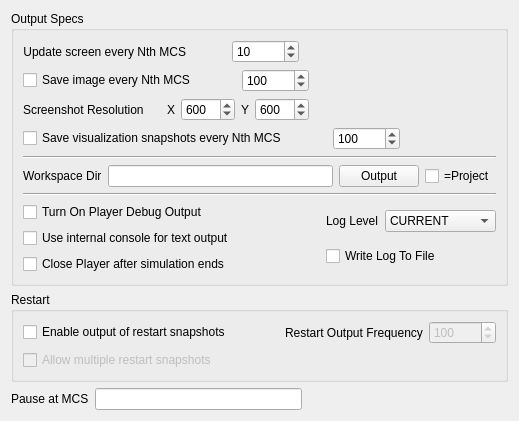
     <widget class="QWidget" name="tab_output">
      <attribute name="title">
       <string>Output</string>
      </attribute>
      <layout class="QVBoxLayout" name="verticalLayout_21">
       <item>
        <widget class="QGroupBox" name="groupBox_17">
         <property name="title">
          <string>Output Specs</string>
         </property>
         <layout class="QVBoxLayout" name="verticalLayout_14">
          <item>
           <layout class="QVBoxLayout" name="verticalLayout_10">
            <item>
             <layout class="QHBoxLayout" name="horizontalLayout_16">
              <item>
               <layout class="QHBoxLayout" name="horizontalLayout_3">
                <item>
                 <widget class="QLabel" name="label_5">
                  <property name="text">
                   <string>Update screen every Nth MCS</string>
                  </property>
                  <property name="alignment">
                   <set>Qt::AlignRight|Qt::AlignTrailing|Qt::AlignVCenter</set>
                  </property>
                 </widget>
                </item>
                <item>
                 <spacer name="horizontalSpacer">
                  <property name="orientation">
                   <enum>Qt::Horizontal</enum>
                  </property>
                  <property name="sizeHint" stdset="0">
                   <size>
                    <width>40</width>
                    <height>20</height>
                   </size>
                  </property>
                 </spacer>
                </item>
                <item>
                 <widget class="QSpinBox" name="updateScreenSpinBox">
                  <property name="toolTip">
                   <string>&lt;html&gt;&lt;head/&gt;&lt;body&gt;&lt;p&gt;Frequency with which player will display scenes&lt;/p&gt;&lt;/body&gt;&lt;/html&gt;</string>
                  </property>
                  <property name="minimum">
                   <number>1</number>
                  </property>
                  <property name="maximum">
                   <number>1000000000</number>
                  </property>
                  <property name="value">
                   <number>10</number>
                  </property>
                 </widget>
                </item>
               </layout>
              </item>
              <item>
               <spacer name="horizontalSpacer_11">
                <property name="orientation">
                 <enum>Qt::Horizontal</enum>
                </property>
                <property name="sizeHint" stdset="0">
                 <size>
                  <width>40</width>
                  <height>20</height>
                 </size>
                </property>
               </spacer>
              </item>
             </layout>
            </item>
            <item>
             <layout class="QHBoxLayout" name="horizontalLayout_31">
              <item>
               <layout class="QHBoxLayout" name="horizontalLayout_15">
                <item>
                 <widget class="QCheckBox" name="outputImagesCheckBox">
                  <property name="toolTip">
                   <string>&lt;html&gt;&lt;head/&gt;&lt;body&gt;&lt;p&gt;Enables screenshot output&lt;/p&gt;&lt;/body&gt;&lt;/html&gt;</string>
                  </property>
                  <property name="text">
                   <string>Save image every Nth MCS</string>
                  </property>
                 </widget>
                </item>
                <item>
                 <spacer name="horizontalSpacer_7">
                  <property name="orientation">
                   <enum>Qt::Horizontal</enum>
                  </property>
                  <property name="sizeHint" stdset="0">
                   <size>
                    <width>40</width>
                    <height>20</height>
                   </size>
                  </property>
                 </spacer>
                </item>
                <item>
                 <widget class="QSpinBox" name="saveImageSpinBox">
                  <property name="toolTip">
                   <string>&lt;html&gt;&lt;head/&gt;&lt;body&gt;&lt;p&gt;Screenshot output frequency&lt;/p&gt;&lt;/body&gt;&lt;/html&gt;</string>
                  </property>
                  <property name="minimum">
                   <number>1</number>
                  </property>
                  <property name="maximum">
                   <number>1000000000</number>
                  </property>
                  <property name="value">
                   <number>100</number>
                  </property>
                 </widget>
                </item>
               </layout>
              </item>
              <item>
               <spacer name="horizontalSpacer_25">
                <property name="orientation">
                 <enum>Qt::Horizontal</enum>
                </property>
                <property name="sizeHint" stdset="0">
                 <size>
                  <width>40</width>
                  <height>20</height>
                 </size>
                </property>
               </spacer>
              </item>
             </layout>
            </item>
            <item>
             <layout class="QHBoxLayout" name="horizontalLayout_32">
              <item>
               <layout class="QHBoxLayout" name="horizontalLayout_17">
                <item>
                 <widget class="QLabel" name="label_13">
                  <property name="text">
                   <string>Screenshot Resolution     </string>
                  </property>
                 </widget>
                </item>
                <item>
                 <layout class="QHBoxLayout" name="horizontalLayout_22">
                  <item>
                   <widget class="QLabel" name="label_16">
                    <property name="text">
                     <string>X</string>
                    </property>
                   </widget>
                  </item>
                  <item>
                   <widget class="QSpinBox" name="screenshot_X_SB">
                    <property name="toolTip">
                     <string>&lt;html&gt;&lt;head/&gt;&lt;body&gt;&lt;p&gt;Screenshot resolution (x-size)&lt;/p&gt;&lt;/body&gt;&lt;/html&gt;</string>
                    </property>
                    <property name="maximum">
                     <number>5000</number>
                    </property>
                    <property name="value">
                     <number>600</number>
                    </property>
                   </widget>
                  </item>
                 </layout>
                </item>
                <item>
                 <layout class="QHBoxLayout" name="horizontalLayout_23">
                  <item>
                   <widget class="QLabel" name="label_17">
                    <property name="text">
                     <string>Y</string>
                    </property>
                   </widget>
                  </item>
                  <item>
                   <widget class="QSpinBox" name="screenshot_Y_SB">
                    <property name="toolTip">
                     <string>&lt;html&gt;&lt;head/&gt;&lt;body&gt;&lt;p&gt;Screenshot resolution (y-size)&lt;/p&gt;&lt;/body&gt;&lt;/html&gt;</string>
                    </property>
                    <property name="maximum">
                     <number>5000</number>
                    </property>
                    <property name="value">
                     <number>600</number>
                    </property>
                   </widget>
                  </item>
                 </layout>
                </item>
               </layout>
              </item>
              <item>
               <spacer name="horizontalSpacer_24">
                <property name="orientation">
                 <enum>Qt::Horizontal</enum>
                </property>
                <property name="sizeHint" stdset="0">
                 <size>
                  <width>40</width>
                  <height>20</height>
                 </size>
                </property>
               </spacer>
              </item>
             </layout>
            </item>
            <item>
             <layout class="QHBoxLayout" name="horizontalLayout_33">
              <item>
               <layout class="QHBoxLayout" name="horizontalLayout_21">
                <item>
                 <widget class="QCheckBox" name="outputLatticeDataCheckBox">
                  <property name="toolTip">
                   <string>&lt;html&gt;&lt;head/&gt;&lt;body&gt;&lt;p&gt;Enables taking complete visualization snapshots (those can pbe replayed in player after simulation is doena dn you can take any screenshots you want at that point)&lt;/p&gt;&lt;/body&gt;&lt;/html&gt;</string>
                  </property>
                  <property name="text">
                   <string>Save visualization snapshots every Nth MCS</string>
                  </property>
                 </widget>
                </item>
                <item>
                 <spacer name="horizontalSpacer_8">
                  <property name="orientation">
                   <enum>Qt::Horizontal</enum>
                  </property>
                  <property name="sizeHint" stdset="0">
                   <size>
                    <width>40</width>
                    <height>20</height>
                   </size>
                  </property>
                 </spacer>
                </item>
                <item>
                 <widget class="QSpinBox" name="saveLatticeSpinBox">
                  <property name="toolTip">
                   <string>&lt;html&gt;&lt;head/&gt;&lt;body&gt;&lt;p&gt;Visualization snapshot write frequency&lt;/p&gt;&lt;/body&gt;&lt;/html&gt;</string>
                  </property>
                  <property name="minimum">
                   <number>1</number>
                  </property>
                  <property name="maximum">
                   <number>1000000000</number>
                  </property>
                  <property name="value">
                   <number>100</number>
                  </property>
                 </widget>
                </item>
               </layout>
              </item>
              <item>
               <spacer name="horizontalSpacer_26">
                <property name="orientation">
                 <enum>Qt::Horizontal</enum>
                </property>
                <property name="sizeHint" stdset="0">
                 <size>
                  <width>40</width>
                  <height>20</height>
                 </size>
                </property>
               </spacer>
              </item>
             </layout>
            </item>
           </layout>
          </item>
          <item>
           <widget class="Line" name="line_2">
            <property name="orientation">
             <enum>Qt::Horizontal</enum>
            </property>
           </widget>
          </item>
          <item>
           <layout class="QHBoxLayout" name="horizontalLayout_34">
            <item>
             <widget class="QLabel" name="label_19">
              <property name="text">
               <string>Workspace Dir</string>
              </property>
             </widget>
            </item>
            <item>
             <widget class="QLineEdit" name="outputLocationLineEdit">
              <property name="maximumSize">
               <size>
                <width>16777215</width>
                <height>16777215</height>
               </size>
              </property>
              <property name="toolTip">
               <string>&lt;html&gt;&lt;head/&gt;&lt;body&gt;&lt;p&gt;Directory where simulation outputs will be written to&lt;/p&gt;&lt;/body&gt;&lt;/html&gt;</string>
              </property>
             </widget>
            </item>
            <item>
             <widget class="QPushButton" name="outputLocationButton">
              <property name="maximumSize">
               <size>
                <width>150</width>
                <height>16777215</height>
               </size>
              </property>
              <property name="text">
               <string>Output</string>
              </property>
              <property name="autoDefault">
               <bool>false</bool>
              </property>
             </widget>
            </item>
            <item>
             <widget class="QCheckBox" name="outputToProjectCheckBox">
              <property name="text">
               <string>=Project</string>
              </property>
             </widget>
            </item>
           </layout>
          </item>
          <item>
           <widget class="Line" name="line">
            <property name="orientation">
             <enum>Qt::Horizontal</enum>
            </property>
           </widget>
          </item>
          <item>
           <layout class="QHBoxLayout" name="horizontalLayout_35">
            <item>
             <layout class="QGridLayout" name="gridLayout_8">
              <item row="0" column="0">
               <widget class="QCheckBox" name="debugOutputPlayerCB">
                <property name="toolTip">
                 <string>&lt;html&gt;&lt;head/&gt;&lt;body&gt;&lt;p&gt;enables player debug output (deprecated)&lt;/p&gt;&lt;/body&gt;&lt;/html&gt;</string>
                </property>
                <property name="text">
                 <string>Turn On Player Debug Output</string>
                </property>
               </widget>
              </item>
              <item row="1" column="0">
               <widget class="QCheckBox" name="useInternalConsoleCheckBox">
                <property name="toolTip">
                 <string>&lt;html&gt;&lt;head/&gt;&lt;body&gt;&lt;p&gt;enables using internal player console for output (half-deprrecated)&lt;/p&gt;&lt;/body&gt;&lt;/html&gt;</string>
                </property>
                <property name="text">
                 <string>Use internal console for text output</string>
                </property>
               </widget>
              </item>
              <item row="2" column="0">
               <widget class="QCheckBox" name="closePlayerCheckBox">
                <property name="toolTip">
                 <string>&lt;html&gt;&lt;head/&gt;&lt;body&gt;&lt;p&gt;If checked this will cause player close after simulation is done&lt;/p&gt;&lt;/body&gt;&lt;/html&gt;</string>
                </property>
                <property name="text">
                 <string>Close Player after simulation ends</string>
                </property>
               </widget>
              </item>
             </layout>
            </item>
            <item>
             <spacer name="horizontalSpacer_28">
              <property name="orientation">
               <enum>Qt::Horizontal</enum>
              </property>
              <property name="sizeHint" stdset="0">
               <size>
                <width>40</width>
                <height>20</height>
               </size>
              </property>
             </spacer>
            </item>
            <item>
             <layout class="QGridLayout" name="gridLayout_9">
              <item row="0" column="0">
               <widget class="QLabel" name="label_25">
                <property name="text">
                 <string>Log Level</string>
                </property>
               </widget>
              </item>
              <item row="0" column="1">
               <widget class="QComboBox" name="log_level_combo">
                <property name="currentText">
                 <string>CURRENT</string>
                </property>
                <item>
                 <property name="text">
                  <string>CURRENT</string>
                 </property>
                </item>
                <item>
                 <property name="text">
                  <string>FATAL</string>
                 </property>
                </item>
                <item>
                 <property name="text">
                  <string>CRITICAL</string>
                 </property>
                </item>
                <item>
                 <property name="text">
                  <string>ERROR</string>
                 </property>
                </item>
                <item>
                 <property name="text">
                  <string>WARNING</string>
                 </property>
                </item>
                <item>
                 <property name="text">
                  <string>NOTICE</string>
                 </property>
                </item>
                <item>
                 <property name="text">
                  <string>INFORMATION</string>
                 </property>
                </item>
                <item>
                 <property name="text">
                  <string>DEBUG</string>
                 </property>
                </item>
                <item>
                 <property name="text">
                  <string>TRACE</string>
                 </property>
                </item>
               </widget>
              </item>
              <item row="1" column="0" colspan="2">
               <widget class="QCheckBox" name="write_log_CB">
                <property name="text">
                 <string>Write Log To File</string>
                </property>
               </widget>
              </item>
             </layout>
            </item>
           </layout>
          </item>
         </layout>
        </widget>
       </item>
       <item>
        <widget class="QGroupBox" name="groupBox_16">
         <property name="title">
          <string>Restart</string>
         </property>
         <layout class="QGridLayout" name="gridLayout_4">
          <item row="0" column="0" colspan="2">
           <widget class="QCheckBox" name="restart_CB">
            <property name="toolTip">
             <string>&lt;html&gt;&lt;head/&gt;&lt;body&gt;&lt;p&gt;Enables output of restart snapshots. Those can be used to restart your simulation from the point at which simulation snapshot was taken. This is not a visualization snapshot&lt;/p&gt;&lt;/body&gt;&lt;/html&gt;</string>
            </property>
            <property name="text">
             <string>Enable output of restart snapshots</string>
            </property>
           </widget>
          </item>
          <item row="0" column="2">
           <spacer name="horizontalSpacer_21">
            <property name="orientation">
             <enum>Qt::Horizontal</enum>
            </property>
            <property name="sizeHint" stdset="0">
             <size>
              <width>40</width>
              <height>20</height>
             </size>
            </property>
           </spacer>
          </item>
          <item row="0" column="3">
           <widget class="QLabel" name="label_20">
            <property name="text">
             <string>Restart Output Frequency</string>
            </property>
           </widget>
          </item>
          <item row="0" column="4">
           <widget class="QSpinBox" name="restart_freq_SB">
            <property name="enabled">
             <bool>false</bool>
            </property>
            <property name="toolTip">
             <string>&lt;html&gt;&lt;head/&gt;&lt;body&gt;&lt;p&gt;Restart snaphot frequency&lt;/p&gt;&lt;/body&gt;&lt;/html&gt;</string>
            </property>
            <property name="maximum">
             <number>1000000000</number>
            </property>
            <property name="value">
             <number>100</number>
            </property>
           </widget>
          </item>
          <item row="1" column="0">
           <widget class="QCheckBox" name="multiple_restart_snapshots_CB">
            <property name="enabled">
             <bool>false</bool>
            </property>
            <property name="toolTip">
             <string>&lt;html&gt;&lt;head/&gt;&lt;body&gt;&lt;p&gt;If checked multiple restart snapshots will be taken. &lt;/p&gt;&lt;/body&gt;&lt;/html&gt;</string>
            </property>
            <property name="text">
             <string>Allow multiple restart snapshots</string>
            </property>
           </widget>
          </item>
          <item row="1" column="1" colspan="2">
           <spacer name="horizontalSpacer_22">
            <property name="orientation">
             <enum>Qt::Horizontal</enum>
            </property>
            <property name="sizeHint" stdset="0">
             <size>
              <width>56</width>
              <height>20</height>
             </size>
            </property>
           </spacer>
          </item>
         </layout>
        </widget>
       </item>
       <item>
        <layout class="QHBoxLayout" name="horizontalLayout_26">
         <item>
          <widget class="QLabel" name="label_24">
           <property name="text">
            <string>Pause at MCS</string>
           </property>
          </widget>
         </item>
         <item>
          <widget class="QLineEdit" name="pause_at_LE">
           <property name="toolTip">
            <string>&lt;html&gt;&lt;head/&gt;&lt;body&gt;&lt;p&gt;You can specify comma-separated MCS values here. CC3D will pause execution at those steps.&lt;/p&gt;&lt;/body&gt;&lt;/html&gt;</string>
           </property>
          </widget>
         </item>
         <item>
          <spacer name="horizontalSpacer_27">
           <property name="orientation">
            <enum>Qt::Horizontal</enum>
           </property>
           <property name="sizeHint" stdset="0">
            <size>
             <width>40</width>
             <height>20</height>
            </size>
           </property>
          </spacer>
         </item>
        </layout>
       </item>
      </layout>
     </widget>
